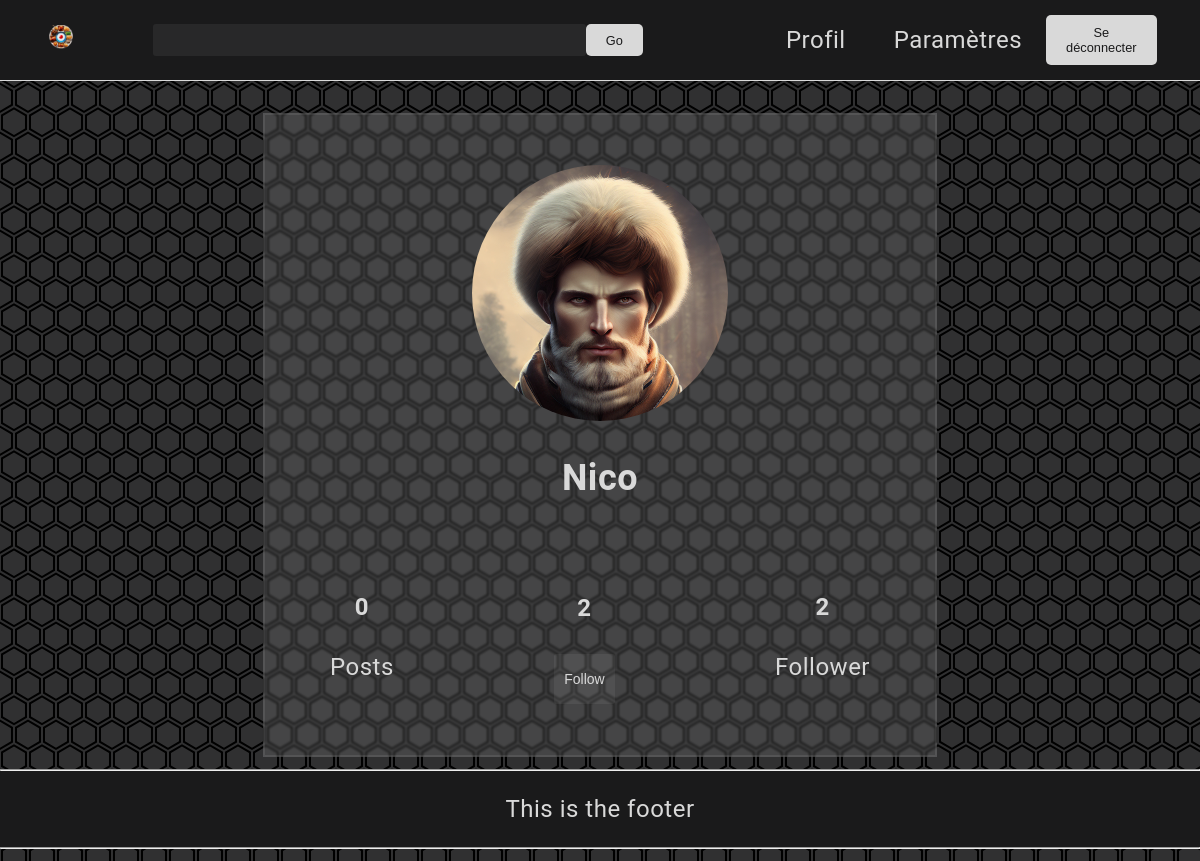
Page /Profil.php?user_pseudo=Nico (signed in) on the earlier database version.
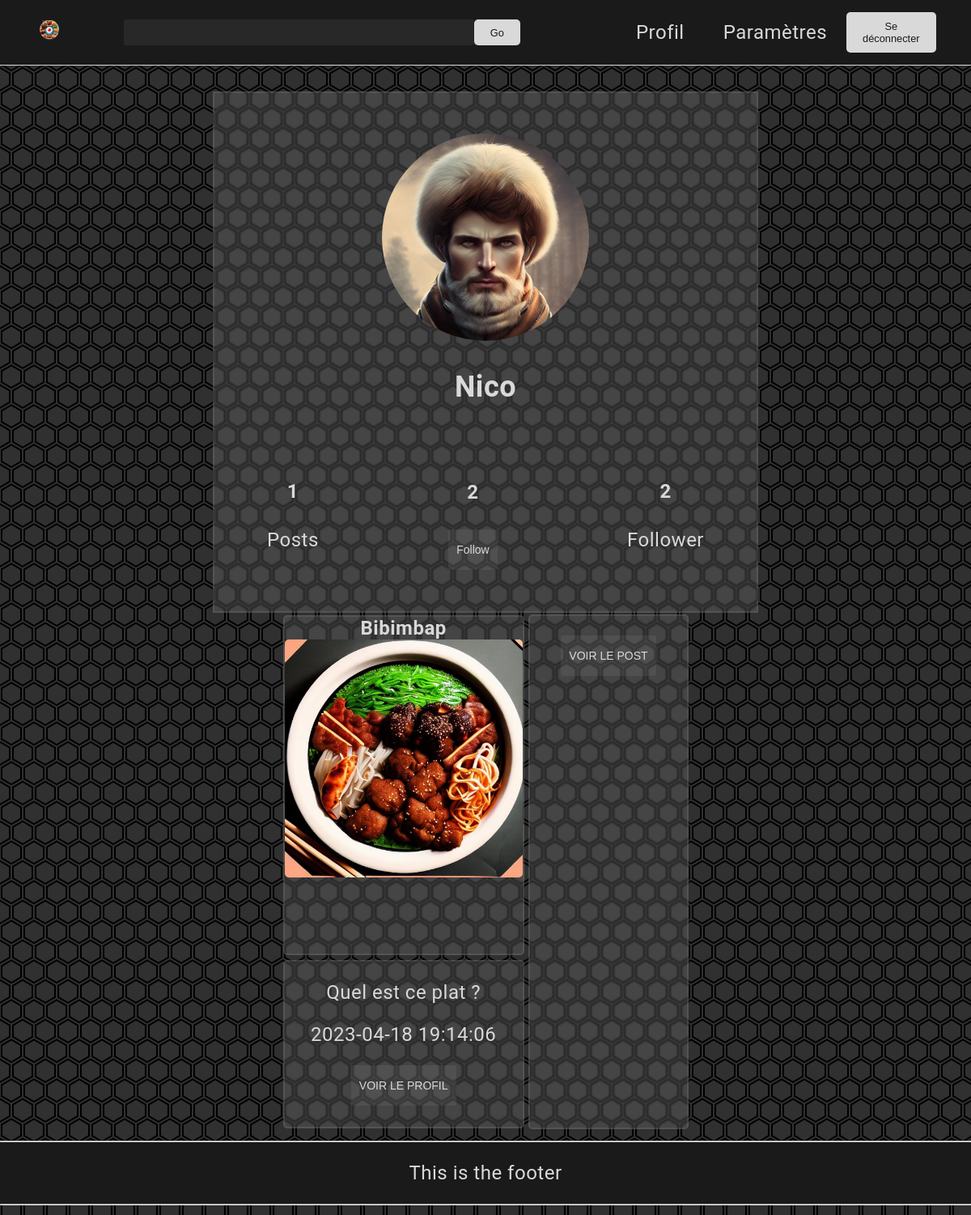
Same page on the later database version.
### tables this page shows
CREATE TABLE IF NOT EXISTS T_USER_PROFILE
 (
   USER_ID BIGINT(4) NOT NULL AUTO_INCREMENT ,
   USER_EMAIL VARCHAR(128) NOT NULL  ,
   USER_DESC VARCHAR(128) NOT NULL  ,
   USER_PP VARCHAR(256) NOT NULL  ,
   USER_PSEUDO VARCHAR(50) NOT NULL  ,
   USER_NAME VARCHAR(50) NOT NULL  ,
   USER_SURNAME VARCHAR(50) NOT NULL  ,
   USER_PASSWORD VARCHAR(256) NOT NULL  
   , PRIMARY KEY (USER_ID) 
 ) 
 comment = "";

CREATE TABLE IF NOT EXISTS T_USER_POST
 (
   POST_ID BIGINT(4) NOT NULL AUTO_INCREMENT  ,
   POST_TEXT VARCHAR(256) NOT NULL  ,
   POST_TITLE VARCHAR(32) NOT NULL  ,
   CREATED_TIME datetime NOT NULL  ,
   POST_IMG VARCHAR(255) NOT NULL  ,
   USER_ID BIGINT(4) NOT NULL  
   , PRIMARY KEY (POST_ID) 
 ) 
 comment = "";

### Parties/card.php (the view, shortened to what this page needs)
<?php
    $user_data = $conn->getUserData($user_pseudo);
    $user_id = $user_data['user_id'];
    $user_pp = $user_data['user_pp'];
    $user_pseudo = $user_data['user_pseudo'];
    $conn = new SQLconn();
?>
<div class="card">
    <div class="profilePic">
    <img src="<?php echo (isset($user_pp) && !empty($user_pp)) ? $user_pp : './IMG/profilepic1.png'; ?>" alt="Image de profil">
    </div>
    <div class="username">
      <h2><?php echo "$user_pseudo"?></h2>
    </div>
    <div class="details">
      <div class="posted">
        <h4>
        <?php
            $conn->CountPost($user_id);
          ?>
        </h4>
        <p>Posts</p>
      </div>
      <div class="Follow">
        <h4>
          <?php
            $conn->CountFollowers($user_id);
          ?>
        </h4>
        <?php
        if(strtolower($user_pseudo)==strtolower($cook->getUsername())){
          ?>
          <p>Followers</p>
          <form action="./Relation.php">
          <input type="submit" name="follow" value="Voir la liste">
          </form>
          <?php
        }else{
          $this_user_id=$conn->getUserData($cook->getUsername())['user_id'];
          if($conn->checkFollow($this_user_id,$user_id)){
            $f="UnFollow";
          }else{
            $f="Follow";
          }
          ?>
          <form action="redirect.php" method="post">
            <input type="submit" name="follow" value="<?php echo $f; ?>">
          </form>
          <?php
        }
        ?>
      </div>
      <div class="Follower">
        <h4>
        <?php
            $conn->CountFollows($user_id);
          ?>
        </h4>
        <p>Follower</p>
      </div>
    </div>
</div>

### Parties/head.php (shortened to what this page needs)
<!doctype html>
<html lang="fr">
  <head>
  </head>

### Profil.php (shortened to what this page needs)
<?php include("./Parties/head.php") ?>
<?php include("./Parties/Classes.php")?>
<?php
$cook =new Cookie();
if ($cook->IssetCookie()) {
    if(isset($_GET['user_pseudo'])){
        $user_pseudo=$_GET['user_pseudo'];
    }
    else{
        $user_pseudo=$cook->getUsername();
    }
    $conn = new SQLconn();
    ?>
<?php include("./Parties/header.php"); ?>
<body>
    <div class="center">
        <?php include("./Parties/card.php"); ?>
        <?php $conn->getPosts($conn->getUserData($user_pseudo)['user_id'])?>
    </div>
<?php include("./Parties/footer.php"); ?>
<?php
} else {
    header("Location: ./index.php");
    exit();
}
?>
    </body>
</html>

### Parties/header.php (shortened to what this page needs)
<header>
    <div class="logo">
        <a href="./index.php">
            <img src="./IMG/t3.ico" alt="Logo">
        </a>
    </div>
    <form class="search">
  <input id="suggestField" type="text" onkeyup="suggestNamesFromInput(this.value)">
        <button type="submit">Go</button>
    </form>
    <nav>
        <ul>
            <li><a href="./Profil.php">Profil</a></li>
            <li><a href="./Settings.php">Paramètres</a></li>
        </ul>
        <?php include("./Parties/signout.php"); ?>
    </nav>
</header>

### Parties/signout.php (shortened to what this page needs)
<form class="signout" action="./index.php" method="post">
<button type="submit" name="signout">Se déconnecter</button>
</form>

### Parties/Classes.php (shortened to what this page needs)
<?php
class Cookie {
    private $username;
    public function __construct() {
        if($this->IssetCookie()) {
            $this->username = $_COOKIE['username'];
        }
    }
   public function IssetCookie(){
        return (isset($_COOKIE['username']) && isset($_COOKIE['password']));
    }
    public function getUsername() {
        return $this->username;
    }
}
class SQLconn {
    public $conn = NULL;
    function __construct() {
        $servername = "localhost";
        $username = "root";
        $password = "";
        $dbname = "DB";
        $this->conn = new mysqli($servername, $username, $password, $dbname);
    }
    function GetConn(){
        return $this->conn;
    }
public function CountFollows($user_id) {
    $sql = "SELECT COUNT(*) AS count FROM T_FRIENDSHIP WHERE ACCEPT_USER_ID = ?";
    $stmt = mysqli_prepare($this->GetConn(), $sql);
    mysqli_stmt_bind_param($stmt, "s", $user_id);
    mysqli_stmt_execute($stmt);
    $result = mysqli_stmt_get_result($stmt);
    $count = mysqli_fetch_assoc($result)['count'];
    echo $count;
}
public function CountFollowers($user_id) {
        $sql = "SELECT COUNT(*) AS count FROM T_FRIENDSHIP WHERE REQUEST_USER_ID = ?";
        $stmt = mysqli_prepare($this->GetConn(), $sql);
        mysqli_stmt_bind_param($stmt, "s", $user_id);
        mysqli_stmt_execute($stmt);
        $result = mysqli_stmt_get_result($stmt);
        $count = mysqli_fetch_assoc($result)['count'];
        echo $count;
}
public function checkFollow($follower_id, $followed_id) {
    $stmt = $this->conn->prepare("SELECT COUNT(*) as nb FROM T_FRIENDSHIP WHERE REQUEST_USER_ID = ? AND ACCEPT_USER_ID = ?");
    $stmt->bind_param("ii", $follower_id, $followed_id);
    $stmt->execute();
    $result = $stmt->get_result();
    $row = $result->fetch_assoc();
    return $row['nb'] > 0;
}
public function CountPost($user_id) {
    $sql = "SELECT COUNT(*) AS count FROM T_USER_POST WHERE USER_ID = ?";
    $stmt = mysqli_prepare($this->GetConn(), $sql);
    mysqli_stmt_bind_param($stmt, "s", $user_id);
    mysqli_stmt_execute($stmt);
    $result = mysqli_stmt_get_result($stmt);
    $count = mysqli_fetch_assoc($result)['count'];
    echo $count;
}
    public function getUserData($username) {
        $stmt = $this->conn->prepare("SELECT * FROM T_USER_PROFILE WHERE USER_PSEUDO = ?");
        $stmt->bind_param("s", $username);
        $stmt->execute();
        $result = $stmt->get_result();
        if ($result->num_rows > 0) {
            $row = $result->fetch_assoc();
            $user_data = array(
                "user_id" => $row["USER_ID"],
                "user_email" => $row["USER_EMAIL"],
                "user_pp" => $row["USER_PP"],
                "user_pseudo" => $row["USER_PSEUDO"],
                "user_name" => $row["USER_NAME"],
                "user_surname" => $row["USER_SURNAME"],
                "user_desc"=> $row["USER_DESC"]
            );
            return $user_data;
        } else {
            return false;
        }
    }
    public function getPostData($post_id) {
        $stmt = $this->conn->prepare("SELECT * FROM T_USER_POST WHERE POST_ID = ?");
        $stmt->bind_param("i", $post_id);
        $stmt->execute();
        $result = $stmt->get_result();
        if ($result->num_rows > 0) {
            $row = $result->fetch_assoc();
            $post_data = array(
                "post_id" => $row["POST_ID"],
                "post_title" => $row["POST_TITLE"],
                "post_text" => $row["POST_TEXT"],
                "created_time" => $row["CREATED_TIME"],
                "post_img" => $row["POST_IMG"],
                "user_id" => $row["USER_ID"]
            );
            return $post_data;
        } else {
            return false;
        }
    }
public function getPosts($user_id) {
    if ($user_id === 0) {
        $stmt = $this->conn->prepare("SELECT * FROM T_USER_POST");
    } else {
        $stmt = $this->conn->prepare("SELECT * FROM T_USER_POST WHERE USER_ID = ?");
        $stmt->bind_param("i", $user_id);
    }
    $stmt->execute();
    $result = $stmt->get_result();
    while ($row = $result->fetch_assoc()) {
        $post_id = $row['POST_ID'];
        include "post.php";
    }
}
function getUserIdFromPostId($post_id) {
    $stmt = $this->conn->prepare("SELECT USER_ID FROM T_USER_POST WHERE POST_ID = ?");
    $stmt->bind_param("i", $post_id);
    $stmt->execute();
    $result = $stmt->get_result();
    if ($result->num_rows == 1) {
        $row = $result->fetch_assoc();
        return $row["USER_ID"];
    } else {
        return null;
    }
}
public function getUserPseudo($user_id) {
    $stmt = $this->conn->prepare("SELECT USER_PSEUDO FROM T_USER_PROFILE WHERE USER_ID = ?");
    $stmt->bind_param("i", $user_id);
    $stmt->execute();
    $result = $stmt->get_result();
    $row = $result->fetch_assoc();
    return $row['USER_PSEUDO'];
}
}
?>

### Parties/footer.php
<footer>
    <hr>
    <p>This is the footer</p>
    <hr>
</footer>

### Parties/post.php (shortened to what this page needs)
<?php
    $conn = new SQLconn();
    if(!empty($post_id)){
        $post_data=$conn->getPostData($post_id);
        if($post_data!==false){
            $post_title = $post_data['post_title'];
            $post_text = $post_data['post_text'];
            $post_img = $post_data['post_img'];
            $post_time = $post_data['created_time'];
?>
<div class="post">
    <div class="left">
        <h1><?php echo "$post_title"?> </h1>
        <div class="img-container">
          <img src="<?php echo "$post_img"?>" alt="<?php echo "$post_title"?>">
        </div>
    </div>
    <div class="com">
        <form action="comment.php" method="get">
        <input type="submit" value="VOIR LE POST">
        </form>
    </div>
    <div class="desc">
        <p><?php echo "$post_text"?></p>
        <p><?php echo "$post_time"?></p>
        <?php
            $user_id=$conn->getUserIdFromPostId($post_id);
            $user_pseudo=$conn->getUserPseudo($user_id);
        ?>
        <form action="./Profil.php?user_pseudo=<?php echo $user_pseudo?> " method="post">
        <input type="submit" value="VOIR LE PROFIL">
        </form>
    </div>
    </div>
</div>
<?php
        }else{
            echo "Aucun post trouvé";
        }
    }
?>

### CSS/style1.css (style rules this page uses)
:root { --border-radius: 5px; --secondary-color: 217, 217, 217; --main-color: 26,26,27; --transition: 500ms; --c1: #000000; --c2: #161d24; --c3: #2c3a46; --c4: #445b6c; --c5: #5d8197; }
body { color: rgb(var(--secondary-color)); font-family: 'Roboto', sans-serif; font-size: 1.5em; margin: 0; padding: 0; text-align: center; letter-spacing: 0.5px; background-image: url(../IMG/background.svg); background-color: rgb(var(--main-color), 0.9); background-attachment: fixed; }
.post { height: 80vh; display: grid; grid-template-columns: 1fr 1fr 1fr 1fr 1fr; grid-template-rows: 1fr 1fr 1fr; grid-template-areas: " img img img com com" " img img img com com" " desc desc desc com com"; }
.post>* ,.poster>* { margin: 1%; border-radius:var(--border-radius); backdrop-filter: blur(1px); background-color: rgba(var(--secondary-color),0.13); border: 2px solid rgba(var(--secondary-color),0.1); }
.left h1 { font-size: 1.5rem; text-align: center; margin: 0; }
.desc { grid-area:desc; }
.left { grid-area:img; }
.com { grid-area:com; }
.left img { border-radius:var(--border-radius); max-width: 100% !important; }
.img-container img { max-width: 300px; max-height: 300px; object-fit: contain; }
h1 { font-size: 4em; }
header { display:grid; grid-template-columns: 1fr 4fr 2fr; grid-template-rows: 100%; position: sticky; top: 0; left: 0; z-index: 1; border-bottom: 1px solid rgb(var(--secondary-color)); width: 100%; height: 10vh; background: rgb(var(--main-color)); }
header>* { display: flex; justify-content: center; align-items: center; max-width: 80%; }
nav ul { display : flex; list-style: none; }
nav li { flex-basis:50%; text-align: center; padding: 0 1em; }
nav a { text-decoration: none; color: rgb(var(--secondary-color)); }
.logo img { max-width: 20%; max-height: 50%; width: auto; }
.search >* { height: 40%; }
.search input { color: rgb(var(--secondary-color)); padding:0 5%; max-width: none; }
.search button { flex-grow: 1; display: flex; justify-content: center; align-items: center; }
footer { width: 100%; background-color: rgb(var(--main-color)); color: rgb(var(--secondary-color)); text-align: center; }
button { background-color: rgb(var(--secondary-color)); border-radius: var(--border-radius); color: rgb(var(--main-color)); cursor: pointer; font-size: 0.8rem; padding: 10px 20px; border:none; }
input,textarea { height: 50px; width: 100%; background-color: rgba(var(--secondary-color),0.07); border-radius: 3px; border:none; padding: 0 10px; font-size: 14px; margin-left: auto; margin-right: auto; max-width: fit-content; }
input::placeholder { color: rgb(var(--secondary-color)); }
input, textarea { color: rgb(var(--secondary-color)); }
.signout { display: flex; justify-content: flex-end; }
.center { display: grid; place-items: center; margin-top: 2rem; }
.card { display: flex; justify-content: center; align-items: center; flex-direction: column; backdrop-filter: blur(1px); background-color: rgba(var(--secondary-color),0.13); border: 2px solid rgba(var(--secondary-color),0.1); padding: 50px 35px; width: 50%; }
.profilePic img { width: 256px; height: 256px; border-radius: 50%; object-fit: cover; }
.details { display: flex; justify-content: space-between; align-items: center; width: 90%; margin-top: 2rem; }

Differences in the rows shown:
added t_user_post: POST_TITLE "Bibimbap", POST_IMG (picture), POST_TEXT "Quel est ce plat ?", CREATED_TIME "2023-04-18 19:14:06"
Other differences:
$count: "0" → "1"
